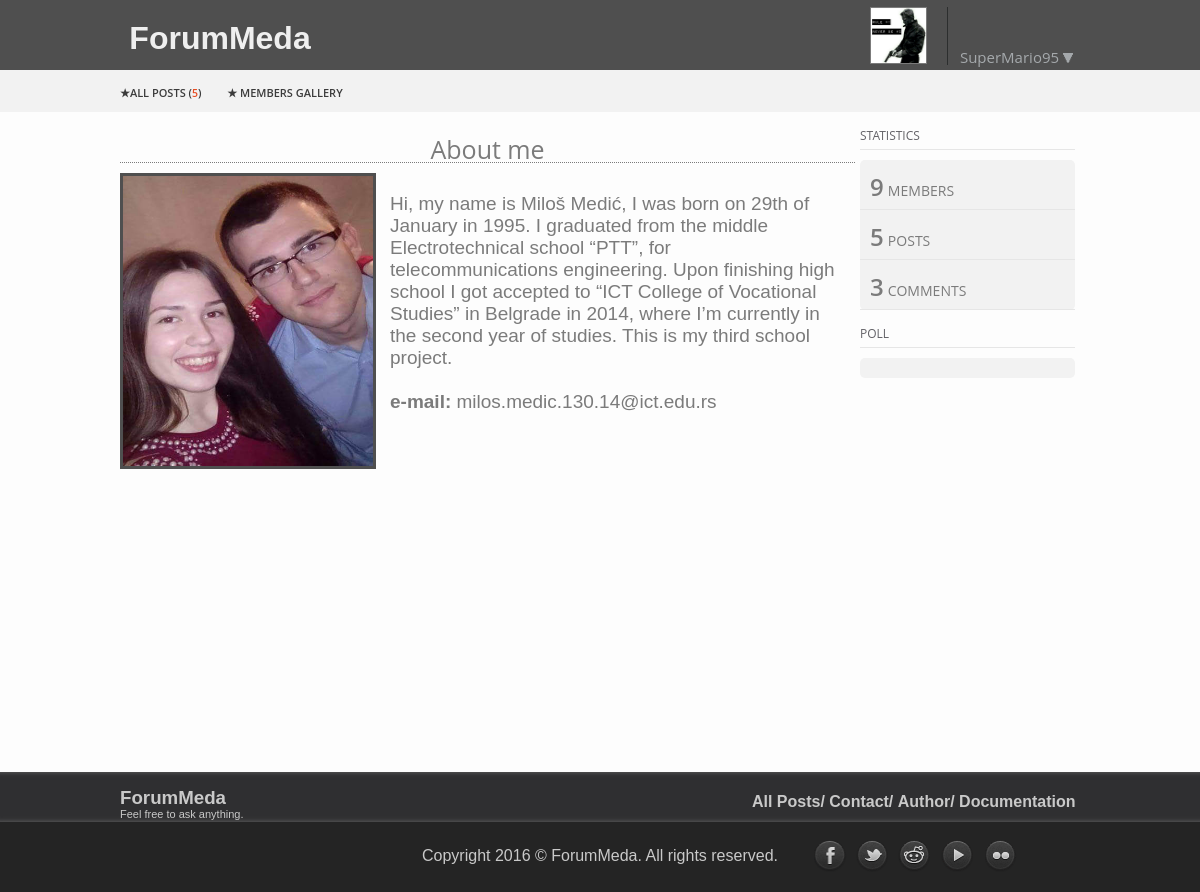
Page /gui/index.php?page=10 (signed in) on the committed database.
### tables this page shows
CREATE TABLE `menu` (
  `id_menu` int(11) NOT NULL,
  `menu_place` int(2) NOT NULL,
  `name` varchar(55) NOT NULL,
  `link` varchar(350) NOT NULL,
  `parent` varchar(20) NOT NULL
);

### gui/author.php (the view, shortened to what this page needs)
<div id="sadrzaj">
		<div id="autor">
		<div id="naslov">
			<p>
				About me
			</p>
		</div>
		<div id="slika">
			<img src="images/milos.jpg" title="author" alt="milos medic"/>
		</div>
		<div id="ukratko">
			<p>
				Hi, my name is Miloš Medić, I was born on 29th of January in 1995. I graduated from the middle Electrotechnical school “PTT”, for telecommunications engineering. Upon finishing high school I got accepted to “ICT College of Vocational Studies” in Belgrade in 2014,  where I’m currently in the second year of studies. This is my third school project.<br/><br/>
				<b>e-mail:</b><a href="mailto:milos.medic.130.14@ict.edu.rs?subject=Got site&body=Hi Milos, " title="e-mail"> milos.medic.130.14@ict.edu.rs</a><br/><br/>
			</p>
		</div>
	</div>
</div>
<div id="desno">
	<?php
	$upit1 = "SELECT COUNT(*) as ukupno FROM posts";
	$upit2 = "SELECT COUNT(*) as ukupno FROM users";
	$upit3 = "SELECT COUNT(*) as ukupno FROM comments";
		include("konekcija.php");
		$posts = mysql_query($upit1, $konekcija);
		$users = mysql_query($upit2, $konekcija);
		$comments = mysql_query($upit3, $konekcija);
	$pom1 = mysql_fetch_assoc($posts);
	$broj_postova = $pom1['ukupno'];
	$pom2 = mysql_fetch_assoc($users);
	$broj_usera = $pom2['ukupno'];
	$pom3 = mysql_fetch_assoc($comments);
	$broj_komentara = $pom3['ukupno'];
	echo (
		"<div id='desnocontent'>
			<p>STATISTICS</p>
			<div id='statistika'>
				<div class='tridela' id='members'>
					<span class='brojevi' id='broj'>$broj_usera</span>
					<span class='spanovi' >MEMBERS</span>
				</div>
				<div class='tridela' id='posts'>
					<span class='brojevi' id='posts'>$broj_postova</span>
					<span class='spanovi'>POSTS</span>
				</div>
				<div class='tridela' id='comments'>
					<span class='brojevi' id='comments'>$broj_komentara</span>
					<span class='spanovi'>COMMENTS</span>
				</div>
			</div>
			<p>POLL</p>
			<div id='statistika'>
			<div id='statistika2'>
			</div>
			</div>
		</div>
		"
	);
	?>
</div>

### gui/footer.php (shortened to what this page needs)
<div id="footer">
    <div id="gore">
        <div id="gore2">
			<div id="dole3">
				<a href="index.php?page=0"><h3>ForumMeda</h3><br/><br/>
				<p>Feel free to ask anything.</p></a>
			</div>
			<div id="meni_footer">
				<ul>
			<?php
				$upit = "SELECT * FROM menu WHERE menu_place='2'";
					include("konekcija.php");
					$rezultat = mysql_query($upit, $konekcija);
					while($red = mysql_fetch_array($rezultat)){
						$name = $red['name'];
						$link = $red['link'];
						echo ("<li><a href='$link'>$name</a></li>&nbsp;");
					}
			?>
				</ul>
			</div>
        </div>
    </div>
    <div id="dole">
        <div id="dole2">
        <p>Copyright 2016 &copy; <a href="#">ForumMeda</a>. All rights reserved.</p>
        <div id="mreze">
            <a href="https://www.facebook.com/" target="_blank"><img src="images/socialn/facebook.png"/></a>
            <a href="https://twitter.com/" target="_blank"><img src="images/socialn/twitter.png"/></a>
            <a href="https://www.reddit.com/" target="_blank"><img src="images/socialn/reddit.png"/></a>
            <a href="https://www.youtube.com/" target="_blank"><img src="images/socialn/youtube.png"/></a>
            <a href="https://www.flickr.com/" target="_blank"><img src="images/socialn/flickr.png"/></a>
        </div>
        </div>
    </div>
</div>

### gui/css/style.css (style rules this page uses)
* { padding:0px; margin:0px; }
body { background-color:#fdfdfd; font-family: Open Sans, Arial, Helvetica, sans-serif; }
#footer { width:100%; height:120px; margin-top:60px; }
#gore { width:100%; height:50px; background-color: #2f2f31; color:#c9c9c9; font-family: Arial; -moz-box-shadow: inset 0 5px 5px -5px #696868, inset 0 -5px 5px -5px #696868; -webkit-box-shadow: inset 0 5px 5px -5px #696868, inset 0 -5px 5px -5px #696868; box-shadow: inset 0 5px 5px -5px #696868, inset 0 -5px 5px -5px #696868; }
#gore2 { width:960px; margin:0px auto; }
#gore2 h3 { margin-top: 15px; width:100px; float:left; height:20px; }
#gore2 p { width:140px; font-size:11px; height:15px; }
#meni_footer { float:right; margin-top:-30px; }
#meni_footer ul li { display:inline-block; }
#meni_footer ul li a { text-decoration:none; display:block; color:#c9c9c9; font-weight:bold; }
#dole2 a { text-decoration:none; color:#c9c9c9; }
#dole { width:100%; height:70px; background-color: #242424; font-family: Arial; }
#dole2 { width:960px; text-align:center; padding-top:25px; margin:0px auto; }
#dole2 p { color:#c9c9c9; }
#dole3 a { text-decoration:none; color:#c9c9c9; }
#mreze { float:right; margin-top: -25px; margin-right: 60px; height:40px; }
#mreze a { display: inline-block; overflow: hidden; height: 38px; }
#mreze img { width: 38px; height: 81px; position: relative; color: #fff; -webkit-transition: top .3s; -moz-transition: top .3s; -o-transition: top .3s; transition: top .3s; top: 0px; }
#sadrzaj { float:left; width:735px; min-height:400px; }
#desno { float:left; width:225px; min-height:400px; }
#desnocontent { width:215px; height:100%; margin:0px auto; }
#statistika { background-color:#f2f2f2; border-radius:5px; }
#desnocontent:first-child p { border-bottom:1px solid #e6e6e6; margin:15px 0px 10px 0px; padding-bottom:5px; font-family: Open Sans, Arial, Helvetica, sans-serif; font-size:12px; color:#636267; }
.tridela { padding:10px 0px 5px 10px; height:34px; border-bottom:1px solid #e6e6e6; }
.brojevi { color: #7b7b7b; text-transform: uppercase; font-size: 24px; font-weight: 600; }
.spanovi { color: #7b7b7b; text-transform: uppercase; font-size: 14px; }
#autor { height:600px; width:735px; margin:0px auto; }
#naslov { height:30px; width:735px; text-align:center; text-weight:bold; color:#7b7b7b; font-size:25px; padding-top:20px; border-bottom: 1px dotted #7b7b7b; }
#slika img { width:250px; height:290px; border:3px solid #4F4F4F; }
#slika { height:290px; width:250px; float:left; padding-top:10px; }
#ukratko { height:300px; width:450px; float:left; padding:30px 10px 0px 20px }
#ukratko p { color:#7b7b7b; font-family:Arial; font-size:19px; text-align:left; }
#ukratko a { text-decoration:none; color:#7b7b7b; }
#statistika2 { color:#7b7b7b; padding:10px; text-align:center; }

### rows in the picture
menu: name "All Posts/"
menu: name "Contact/"
menu: name "Author/"
menu: name "Documentation"

### other values in the picture
$_SESSION['username'] "SuperMario95"
$broj_postova "5"
$broj_usera "9"
$broj_komentara "3"
